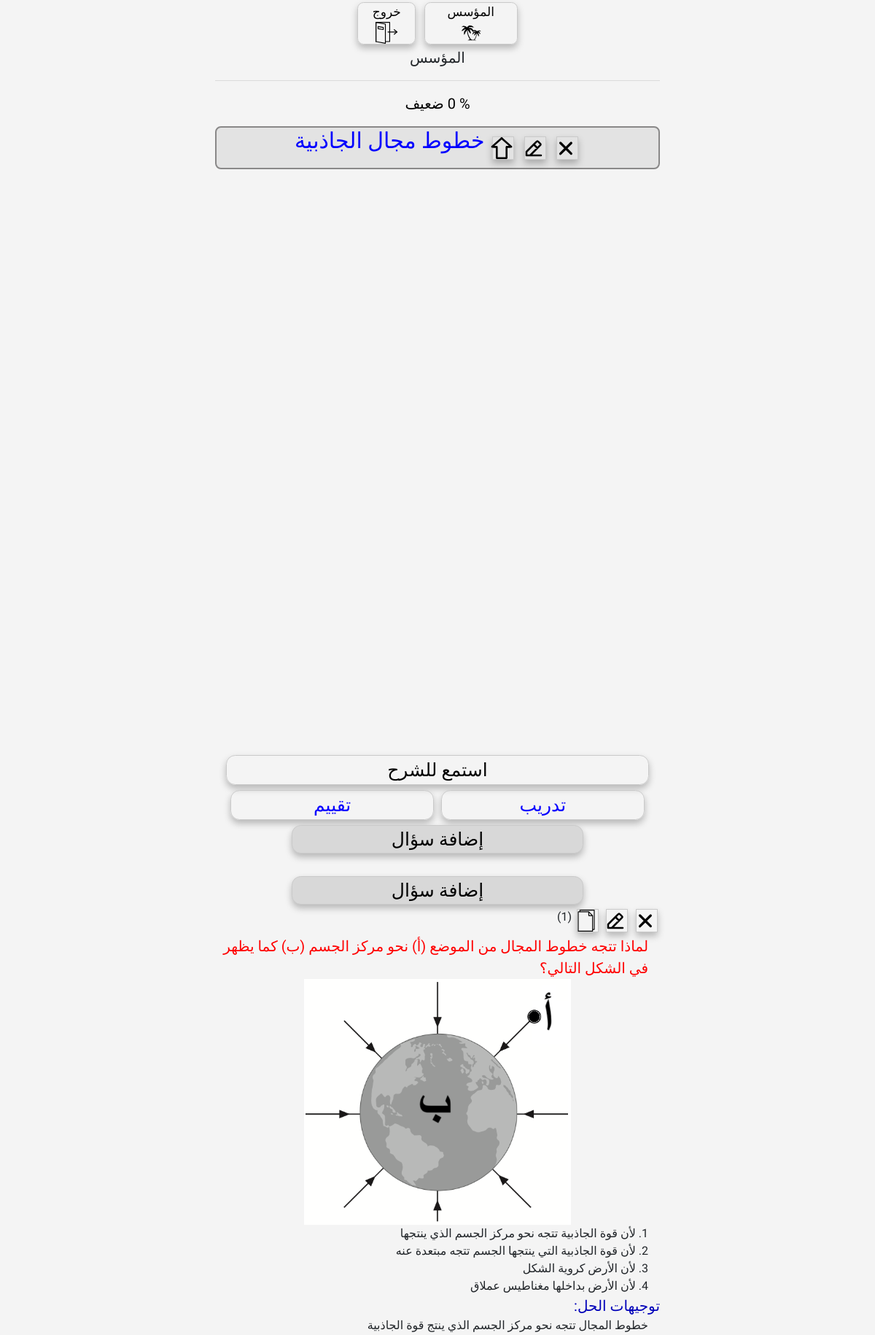
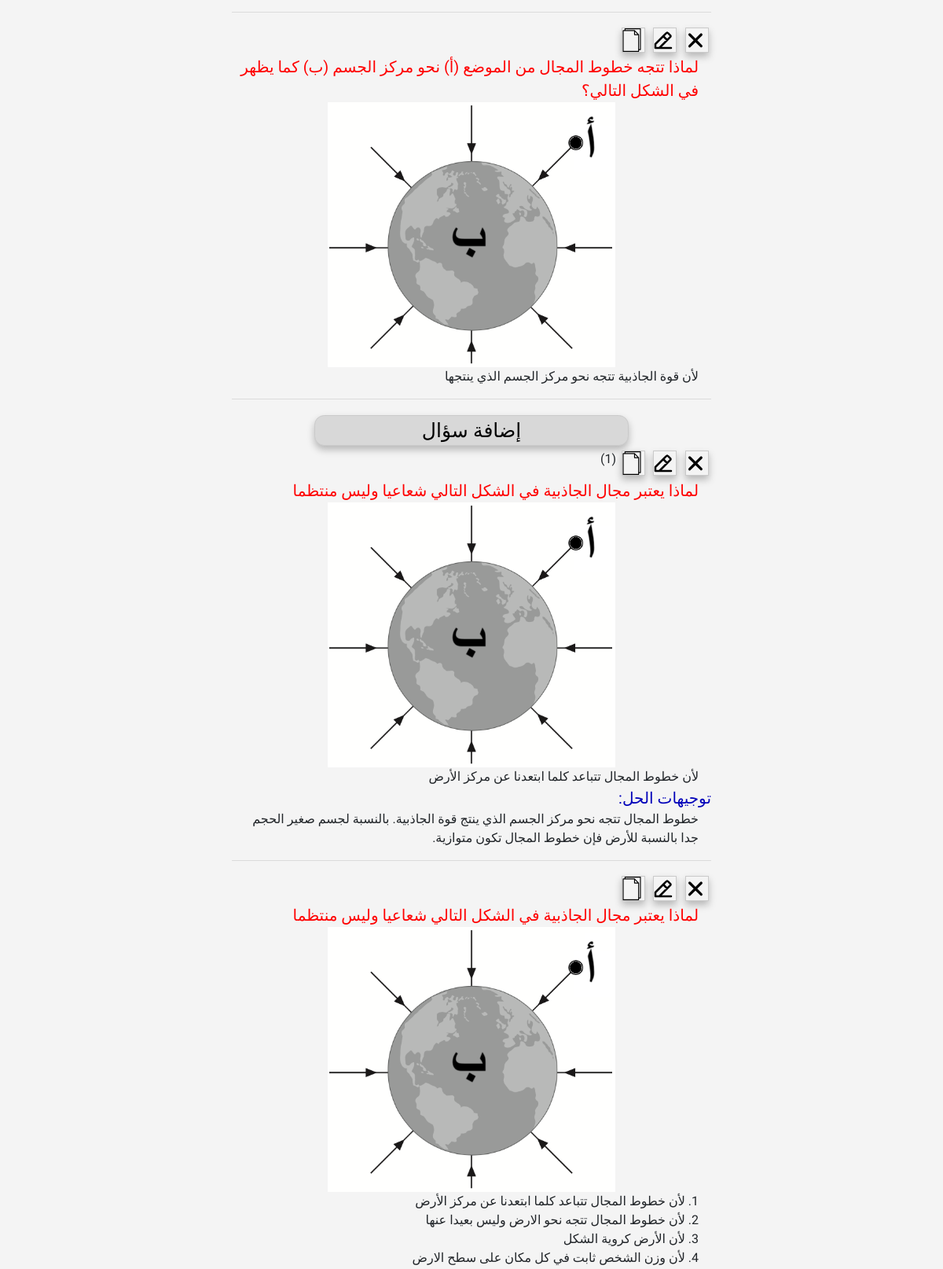
/open/o3/ (signed in, upper part), run on the app's committed database (2 pictures, top to bottom).
### courses/models.py (models this page shows)
class User(AbstractUser):
    name = models.CharField(max_length=200, null=True)
    username = models.CharField(max_length=200, null=True)
    email = models.EmailField(unique=True, null=True)
    year = models.CharField(max_length=200, null=True)
    gov = models.CharField(max_length=200, null=True)
    prov = models.CharField(max_length=200, null=True)
    school = models.CharField(max_length=200, null=True)
    USERNAME_FIELD = 'email'
    REQUIRED_FIELDS = ['username']

class Outcome(models.Model):
    name = models.CharField(max_length=400)
    content = models.CharField(max_length=10000, default='_')
    file = models.FileField(null=True)
    location = models.CharField(max_length=400,null=True)
    video = EmbedVideoField(null=True)
    k = models.CharField(max_length=400, default='1')
    p = models.ForeignKey(Lesson, on_delete=models.CASCADE)
    u = models.ForeignKey(Unit, on_delete=models.CASCADE, default='')
    s = models.ForeignKey(Subject, on_delete=models.CASCADE, default='')
    y = models.ForeignKey(Year, on_delete=models.CASCADE, default='')

class Question(models.Model):
    name = models.TextField(null=True)
    op1 = models.CharField(max_length=200,null=True)
    op2 = models.CharField(max_length=200,null=True)
    op3 = models.CharField(max_length=200,null=True)
    op4 = models.CharField(max_length=200,null=True)
    options = models.TextField(null=True)
    hint = models.TextField(null=True)
    level = models.CharField(max_length=400,null=True)
    file = models.FileField(null=True)
    ansimg = models.FileField(null=True)
    video = EmbedVideoField(null=True)
    source = models.CharField(max_length=400,default='other')
    kind =  models.CharField(max_length=400,default='understand')
    k = models.CharField(max_length=400, default='1')
    p = models.ForeignKey(Outcome, on_delete=models.CASCADE)
    y = models.ForeignKey(Year, on_delete=models.CASCADE, default='')

class QDubl(models.Model):
    name = models.TextField(null=True)
    op1 = models.CharField(max_length=200,null=True)
    op2 = models.CharField(max_length=200,null=True)
    op3 = models.CharField(max_length=200,null=True)
    op4 = models.CharField(max_length=200,null=True)
    options = models.TextField(null=True)
    file = models.FileField(null=True)
    ansimg = models.FileField(null=True)
    k = models.CharField(max_length=400, default='1')
    p = models.ForeignKey(Question, on_delete=models.CASCADE)

### courses/views.py (the view, shortened to what this page needs)
# urls.py: path("open/<str:k>/", views.Object, name='open'),
def Object(request, k):
    b = k[0]
    if b == 'h':
        return redirect('home')
    else:
        c,p = csymbol[b], psymbol[b]
        user = 0
        if request.user.is_authenticated :
            user = request.user
            Eval = MEval[b]
        object = Mod[b].objects.get(k=k)
        context = {'teacher': is_teacher(request),'auth':user, 'object':object, 'k':k, 'b':b,
                   'name':object.name, 'ara':ara[b], 'para':ara[p], 'cara':ara[c]}
        if user:
            user_eval = Eval.objects.get(k=object, user=user).percent
            context['percent'] = user_eval
        if b == 'y':
            nD = {'5':'خامس', '6':'سادس', '7':'سابع', '8':'ثامن',
                  '9':'تاسع', '10':'عاشر', '11':'حادي عشر', '12':'ثاني عشر'}
            context['name'] = nD[object.name]
            outstandings = []
            ordered = YearEval.objects.filter(k=object).order_by('-percent')
            ordered = ordered[:5]
            for ord in ordered:
                out = ord.user
                outstandings += [{'rank':ord.percent,'name': out.name, 'school':out.school, 'prov': out.prov, 'gov': out.gov, 'percent':ord.percent}]
            context['outstandings'] = outstandings
            if user:
                ordered = [ord.percent for ord in ordered]
                context['user_rank'] = ordered.index(user_eval)+1
        else :
            context['p']= object.p.k
            context['parent'] = object.p.name
        if b == 'o':
            questions = []
            for question in Question.objects.filter(p=object) :
                qD = {'q':question, 'name':[n for n in question.name.split('..')]}
                if question.hint:
                    qD['hint'] = [n for n in question.hint.split('..')]
                questions += [qD]
                for d in QDubl.objects.filter(p=question):
                    questions += [{'q':d, 'name':[n for n in d.name.split('..')]}]
            context['questions'] = questions
            return render (request,'courses/outcome.html', context)

### courses/views.py (called while the page is built)
def auth(request):
    return request.user.is_authenticated

def is_teacher(request):
    if auth(request) :
        if request.user.email in  ['biifounder@gmail.com','bahaaismailres@gmail.com'] :
            return request.user.username
    return False

### courses/templates/courses/outcome.html (shortened to what this page needs)
{% extends 'courses/main.html' %}
{% load static %}
{% load embed_video_tags %}
{% block content %}
  <head>
  </head>
  <div class="container">
    {% if auth %}
    <div style="text-align:center; font-size:25px">
      {% if percent < 50 %}
        <p style="color:black">% {{percent}} ضعيف</p>
      {% elif percent < 70 %}
        <p style="color:red">% {{percent}} متوسط</p>
      {% elif percent < 80 %}
        <p style="color:green">% {{percent}} جيد</p>
      {% elif percent < 90 %}
        <p style="color:blue">% {{percent}} جيد جدا</p>
      {% elif percent < 101 %}
        <p style="color:rgb(176, 0, 176)">% {{percent}} ممتاز</p>
      {% endif %}
    </div>
    {% else %}
        <span style="font-size:30px">% 0 ضعيف</span>
      {% endif %}
    <div class="box" style="text-align:center; background-color: rgb(227, 227, 227);">
      <h1>
        {% if teacher %}
          <span>
            <a style="width:30px; font-size:1px" title="حذف" href="{% url 'delete' k=object.k %}"><img style="width:30px" src="{% static 'admin/img/delete.svg' %}"></a>
            <a style="width:30px; font-size:1px" title="تعديل" href="{% url 'update' k=object.k %}"><img style="width:30px" src="{% static 'admin/img/edit.svg' %}"></a>
          </span>
        {% endif %}
        <a style="width:30px; font-size:1px" title="{{para}} {{parent}}" href="{% url 'open' k=p %}"><img style="width:30px" src="{% static 'admin/img/up.svg' %}">
        </a>
        {{object.name}}
      </div>
        {% if object.file %}
          <iframe src="{{ object.file }}" width="600" height="800" style="border: none;"></iframe>
        {% endif %}
        {% if object.video %}
          <button onclick="watchVideo()">استمع للشرح</button>
        {% endif %}
    <div class="container">
      {% if questions %}
        <button style="color:rgb(8, 0, 255); width:48%" onclick='window.location.href="{% url 'practice' k=object.k %}"'>تدريب</button>
        {% if auth %}
          <button style="color:rgb(8, 0, 255); width:48%" onclick='
              if (confirm("إذا تم عرض الامتحان ولم تكمله حتى تقوم بإرسال النتيجة ستحتسب درجتك صفرا. اضغط ok إذا كنت تريد الاستمرار.")=== true){
                window.location.href="{% url 'assessment' k=object.k %}" }'>تقييم</button>
        {% else %}
          <button style="color:rgb(8, 0, 255); width:48%"  onclick="mustLogin()">تقييم</button>
        {% endif %}
      {% else %}
        <p>لم تتم إضافة أسئلة لهذا الهدف التعليمي بعد</p>
      {% endif %}
    </div>
  {% if teacher %}
      <div style="text-align:center;">
        <a style="background-color:#d8d8d8; width:400px" href="{% url 'create' p=object.k %}">إضافة سؤال</a>
      </div>
      <br>
      {% for q in questions %}
        {% if q.q.y %}
        <div style="text-align:center;">
          <a style="background-color:#d8d8d8; width:400px" href="{% url 'create' p=object.k %}">إضافة سؤال</a>
        </div>
        {% endif %}
        <div style="text-align:right">
          <a style="width:30px; font-size:1px" title="حذف" href="{% url 'delete' k=q.q.k %}"><img style="width:30px" src="{% static 'admin/img/delete.svg' %}"></a>
          <a style="width:30px; font-size:1px" title="تعديل" href="{% url 'update' k=q.q.k %}"><img style="width:30px" src="{% static 'admin/img/edit.svg' %}"></a>
          <a style="width:30px; font-size:1px" title="نسخ" href="{% url 'dublicate' k=q.q.k %}"><img style="width:30px" src="{% static 'admin/img/duplicate.svg' %}"></a>
          {% if q.q.y %}
            ({{q.q.level}})
          {% endif %}
          <br>
          <div style="padding-right:1rem; font-size:20px; color:red">
            {% for n in q.name %}
              {{n}} <br>
            {% endfor %}
          </div>
          {% if q.q.file %}<div style="text-align:center"><img style="width:60%;" src="{{ q.q.file }}"></div>{% endif %}
          <div style="padding-right: 1rem;">
            {% if q.q.op2 %}
              1. {{q.q.op1}} <br>
              {% if q.q.op2 %} 2. {{q.q.op2}} <br>{% endif %}
              {% if q.q.op3 %} 3. {{q.q.op3}} <br>{% endif %}
              {% if q.q.op4 %} 4. {{q.q.op4}} <br>{% endif %}
            {% else %}
              {{q.q.op1}}
            {% endif %}
          </div>
          {% if q.hint %}
            <div style="color:rgb(1, 1, 185); font-size:20px">توجيهات الحل:</div>
            <div style="padding-right: 1rem;">
              {% for h in q.hint %}
                {% if '!' in h %}
                  <span style="color:blue">{{h}}</span>  <br>
                {% else %}
                  {{h}} <br>
                {% endif %}
              {% endfor %}
            </div>
          {% endif %}
        </div>
        <hr>
      {% endfor %}
    </div>
  {% endif %}
{% endblock %}

### courses/templates/courses/main.html (shortened to what this page needs)
{% load static %}
<html dir="rtl">
<head>
    <link href="https://stackpath.bootstrapcdn.com/bootstrap/4.5.2/css/bootstrap.min.css" rel="stylesheet">
</head>
<body>
    <nav class="container">
        <p><a style="width:8rem; font-size:17;" href="{% url 'home' %}">المؤسس<img style="width:30px" src="{% static 'admin/img/logo.svg' %}"></a>
        {% if request.user.is_authenticated %}
            <a style="width:5rem; font-size:17;" href="{% url 'logout' %}"> خروج    <img style="width:30px" src="{% static 'admin/img/logout.svg' %}"></a><br>
            {{request.user.name}}
        {% else %}
        الإصدار التجريبي للموقع
        {% endif %}
        <hr>
    </p>
    </nav>
    {% block content %}
    {% endblock %}
</body>
</html>

### courses/templates/courses/main.html (style rules this page uses)
body { font-family: 'Amiri', serif; text-align:center; background-color:rgb(244, 244, 244); }
.container, .box { text-align:center; max-width: 40rem; min-width: 30rem; margin: auto; align-items: center; }
.box { border: 2px solid #898888; border-radius: 0.5em; background-color:#d4d4d4; }
h1 { font-family: 'Amiri', serif; font-size: 30px; color:blue; }
p { font-family: 'Amiri', serif; font-size: 20px; }
button, a:link, a:visited { font-size: 25px; color:#000000; background: transparent; border: 1px solid #cacaca; border-radius: 0.5em; display: inline-block; width: 95%; margin: 0.2rem; padding-right: 1em; padding-left: 1em; font-family: 'Amiri', serif; text-decoration: none; cursor:pointer; box-shadow: 0 5px 10px 0 rgb(0,0,0,0.25); }

### courses/templates/courses/outcome.html (style rules this page uses)
.box { background-color:rgb(243, 243, 243); }
p { font-size: 20px; }

### data on the page
User: user.name "المؤسس"
Outcome: name "خطوط مجال الجاذبية"
Question: shows "إضافة سؤال", q.level "1", name "لماذا تتجه خطوط المجال من الموضع (أ) نحو مركز الجسم (ب) كما يظهر في الشكل التالي؟", q.file (picture), q.op1 "لأن قوة الجاذبية تتجه نحو مركز الجسم الذي ينتجها", q.op2 "لأن قوة الجاذبية التي ينتجها الجسم تتجه مبتعدة عنه", q.op3 "لأن الأرض كروية الشكل", q.op4 "لأن الأرض بداخلها مغناطيس عملاق", hint "خطوط المجال تتجه نحو مركز الجسم الذي ينتج قوة الجاذبية"
QDubl: name "لماذا تتجه خطوط المجال من الموضع (أ) نحو مركز الجسم (ب) كما يظهر في الشكل التالي؟", q.file (picture), q.op1 "لأن قوة الجاذبية تتجه نحو مركز الجسم الذي ينتجها"
Question: shows "إضافة سؤال", q.level "1", name "لماذا يعتبر مجال الجاذبية في الشكل التالي شعاعيا وليس منتظما", q.file (picture), q.op1 "لأن خطوط المجال تتباعد كلما ابتعدنا عن مركز الأرض", hint "خطوط المجال تتجه نحو مركز الجسم الذي ينتج قوة الجاذبية. بالنسبة لجسم صغير الحجم جدا بالنسبة للأرض فإن خطوط المجال تكون متوازية."
QDubl: name "لماذا يعتبر مجال الجاذبية في الشكل التالي شعاعيا وليس منتظما", q.file (picture), q.op1 "لأن خطوط المجال تتباعد كلما ابتعدنا عن مركز الأرض", q.op2 "لأن خطوط المجال تتجه نحو الارض وليس بعيدا عنها", q.op3 "لأن الأرض كروية الشكل", q.op4 "لأن وزن الشخص ثابت في كل مكان على سطح الارض"
